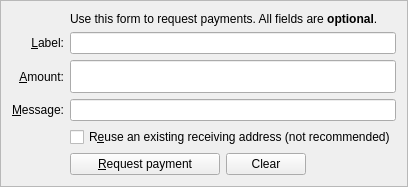
    <widget class="QFrame" name="frame2">
     <property name="sizePolicy">
      <sizepolicy hsizetype="Preferred" vsizetype="Expanding">
       <horstretch>0</horstretch>
       <verstretch>0</verstretch>
      </sizepolicy>
     </property>
     <property name="frameShape">
      <enum>QFrame::StyledPanel</enum>
     </property>
     <property name="frameShadow">
      <enum>QFrame::Sunken</enum>
     </property>
     <layout class="QVBoxLayout" name="verticalLayout_3">
      <item>
       <layout class="QGridLayout" name="gridLayout">
        <item row="7" column="2">
         <widget class="QCheckBox" name="reuseAddress">
          <property name="toolTip">
           <string>Reuse one of the previously used receiving addresses. Reusing addresses has security and privacy issues. Do not use this unless re-generating a payment request made before.</string>
          </property>
          <property name="text">
           <string>R&amp;euse an existing receiving address (not recommended)</string>
          </property>
         </widget>
        </item>
        <item row="7" column="0">
         <widget class="QLabel" name="label_4">
          <property name="text">
           <string/>
          </property>
         </widget>
        </item>
        <item row="6" column="0">
         <widget class="QLabel" name="label_3">
          <property name="toolTip">
           <string>An optional message to attach to the payment request, which will be displayed when the request is opened. Note: The message will not be sent with the payment over the SUQA network.</string>
          </property>
          <property name="text">
           <string>&amp;Message:</string>
          </property>
          <property name="alignment">
           <set>Qt::AlignRight|Qt::AlignTrailing|Qt::AlignVCenter</set>
          </property>
          <property name="buddy">
           <cstring>reqMessage</cstring>
          </property>
         </widget>
        </item>
        <item row="4" column="2">
         <widget class="QLineEdit" name="reqLabel">
          <property name="toolTip">
           <string>An optional label to associate with the new receiving address.</string>
          </property>
         </widget>
        </item>
        <item row="6" column="2">
         <widget class="QLineEdit" name="reqMessage">
          <property name="toolTip">
           <string>An optional message to attach to the payment request, which will be displayed when the request is opened. Note: The message will not be sent with the payment over the SUQA network.</string>
          </property>
         </widget>
        </item>
        <item row="2" column="2">
         <widget class="QLabel" name="label_5">
          <property name="text">
           <string>Use this form to request payments. All fields are &lt;b&gt;optional&lt;/b&gt;.</string>
          </property>
         </widget>
        </item>
        <item row="4" column="0">
         <widget class="QLabel" name="label_2">
          <property name="toolTip">
           <string>An optional label to associate with the new receiving address.</string>
          </property>
          <property name="text">
           <string>&amp;Label:</string>
          </property>
          <property name="alignment">
           <set>Qt::AlignRight|Qt::AlignTrailing|Qt::AlignVCenter</set>
          </property>
          <property name="buddy">
           <cstring>reqLabel</cstring>
          </property>
         </widget>
        </item>
        <item row="5" column="0">
         <widget class="QLabel" name="label">
          <property name="toolTip">
           <string>An optional amount to request. Leave this empty or zero to not request a specific amount.</string>
          </property>
          <property name="text">
           <string>&amp;Amount:</string>
          </property>
          <property name="alignment">
           <set>Qt::AlignRight|Qt::AlignTrailing|Qt::AlignVCenter</set>
          </property>
          <property name="buddy">
           <cstring>reqAmount</cstring>
          </property>
         </widget>
        </item>
        <item row="5" column="2">
         <widget class="BitcoinAmountField" name="reqAmount">
          <property name="minimumSize">
           <size>
            <width>80</width>
            <height>33</height>
           </size>
          </property>
          <property name="toolTip">
           <string>An optional amount to request. Leave this empty or zero to not request a specific amount.</string>
          </property>
         </widget>
        </item>
        <item row="8" column="2">
         <layout class="QHBoxLayout" name="horizontalLayout">
          <item>
           <widget class="QPushButton" name="receiveButton">
            <property name="minimumSize">
             <size>
              <width>150</width>
              <height>0</height>
             </size>
            </property>
            <property name="text">
             <string>&amp;Request payment</string>
            </property>
            <property name="icon">
             <iconset>
              <normaloff>:/icons/tx_input</normaloff>:/icons/tx_input</iconset>
            </property>
           </widget>
          </item>
          <item>
           <widget class="QPushButton" name="clearButton">
            <property name="sizePolicy">
             <sizepolicy hsizetype="Minimum" vsizetype="Fixed">
              <horstretch>0</horstretch>
              <verstretch>0</verstretch>
             </sizepolicy>
            </property>
            <property name="toolTip">
             <string>Clear all fields of the form.</string>
            </property>
            <property name="text">
             <string>Clear</string>
            </property>
            <property name="icon">
             <iconset>
              <normaloff>:/icons/remove</normaloff>:/icons/remove</iconset>
            </property>
            <property name="autoDefault">
             <bool>false</bool>
            </property>
           </widget>
          </item>
          <item>
           <spacer name="horizontalSpacer">
            <property name="orientation">
             <enum>Qt::Horizontal</enum>
            </property>
            <property name="sizeHint" stdset="0">
             <size>
              <width>40</width>
              <height>20</height>
             </size>
            </property>
           </spacer>
          </item>
         </layout>
        </item>
        <item row="8" column="0">
         <widget class="QLabel" name="label_7">
          <property name="text">
           <string/>
          </property>
         </widget>
        </item>
       </layout>
      </item>
     </layout>
    </widget>
